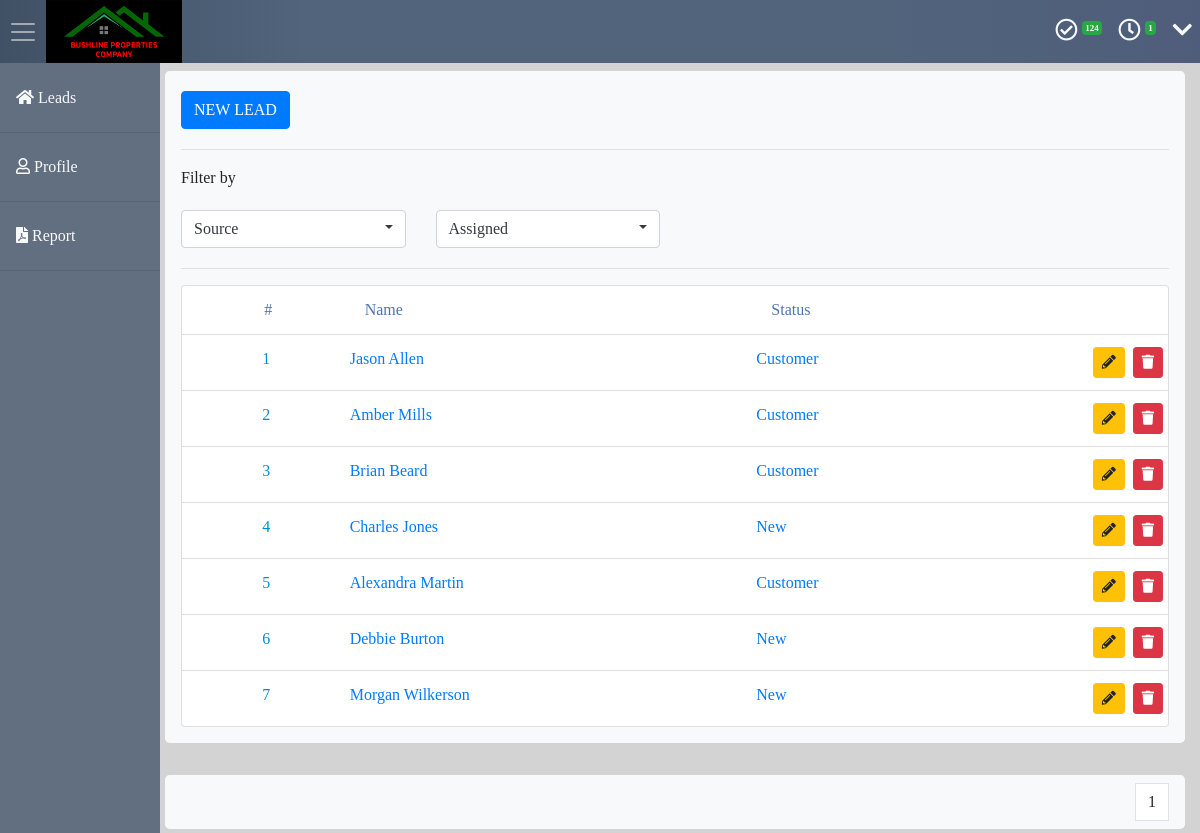
The app's page /?source=Facebook (signed in) with its own data.
### lead/models.py (models this page shows, shortened)
class Lead(models.Model):
    status = models.ForeignKey(Status, on_delete=models.CASCADE)
    source = models.ForeignKey(Source, on_delete=models.CASCADE)
    assigned = models.ForeignKey(User, on_delete=models.CASCADE)
    name = models.CharField(max_length=100)
    location = models.CharField(max_length=100, blank=True, null=True)
    phonenumber = models.CharField(max_length=100)
    email = models.EmailField(blank=True, null=True)
    description = models.TextField(blank=True, null=True)
    trash = models.BooleanField(default=False)
    active = models.BooleanField(default=True)

class Status(models.Model):
    name = models.CharField(max_length=100, default='completed')
    def __str__(self):
        return str(self.name)

### lead/views.py (the view)
# urls.py: path('', views.LeadListView.as_view(), name="lead_list"),
class LeadListView(LoginRequiredMixin, ListView):
    model = Lead
    def get_context_data(self, **kwargs):
        context = super().get_context_data(**kwargs)
        if self.request.user.is_authenticated:
            context['task_count'] = Task.objects.filter(
                author=self.request.user, trash=False).exclude(
                lead__trash=True).all()
            qs = self.get_queryset()
            sort1 = self.request.GET.get('source')
            if sort1:
                qs = qs.filter(source__name=sort1).all()
            sort2 = self.request.GET.get('status')
            if sort2:
                qs = qs.filter(status__name=sort2).all()
            paginator = Paginator(qs, 12)
            page = self.request.GET.get('page')
            leads = paginator.get_page(page)
            context['lead_list'] = leads
            context['reminders'] = Reminder.objects.filter(
                task__completed=False,
                dueDate__gte=timezone.now().today(),  # make sure that the dueDate has not expired
                task__author=self.request.user,  # the user is the one is the owner
                trash=False  # the reminder is not in the trash
            ).all()
            source = Source.objects.all()
            context['source'] = source
            context['status'] = Status.objects.all()
        return context
    def get_queryset(self):
        return Lead.objects.filter(trash=False, assigned=self.request.user).order_by('-pk').all()

### lead/templates/lead/lead_list.html (shortened to what this page needs)
{% extends "lead/base.html" %}
    {% block content %}
    <div class="container">
      <div class="row">
        <div class="col-12">
          <div class="jumbotron p-3 mt-2">
            <div class="buttons">
              <a href="{% url 'lead_new' %}" class="btn btn-sm-mobile text-left btn-primary my-1">NEW LEAD</a>
            </div>
            <hr />
            <div class="filters">
              <p>Filter by</p>
              <div class="row">
                <div class="col-12 col-md-3">
                  <div class="btn-group btn-filters my-1">
                    <button type="button" class="btn btn-secondary text-dark dropdown-toggle" data-toggle="dropdown"
                      aria-haspopup="true" aria-expanded="false">
                      Source
                    </button>
                  </div>
                </div>
                <div class="col-12 col-md-3">
                  <div class="btn-group btn-filters my-1">
                    <button type="button" class="btn btn-secondary text-dark dropdown-toggle" data-toggle="dropdown"
                      aria-haspopup="true" aria-expanded="false">
                      Assigned
                    </button>
                  </div>
                </div>
              </div>
            </div>
            <div class="row">
              <div class="col-12">{% include 'lead/tables.html' with leads=lead_list %}</div>
            </div>
          </div>
          <div class="jumbotron px-3 py-2 mt-2 mb-1 d-flex justify-content-end">
            <nav aria-label="Page navigation">
              <ul class="pagination m-0 ">
                <li class="page-item">
                  <a class="page-link" disabled>{{lead_list.number}}</a>
                </li>
              </ul>
            </nav>
          </div>
        </div>
      </div>
    </div>
    {% endblock content %}

### lead/templates/lead/tables.html
<hr>
<ul id="lead" class="list-group">
    <li class="list-group-item">
        <div class="row text-diff">
            <div class="col-2 text-center">#</div>
            <div class="col-7 col-md-5 ">Name</div>
            <div class="col-3 col-md-2">Status</div>
            <div class="col-md-3 "></div>
        </div>
    </li>
    {% for lead in leads %}
    <li class="list-group-item">
        <div class="row">
            <div class="col-2 pr-1 pl-0 text-center">
                {{ forloop.counter }}
            </div>
            <div class="col-7 col-md-5 px-0 ">
                <a href="/{{lead.pk}}/">
                    {{lead.name}}
                </a>
            </div>
            <div class="col-3 col-md-2 px-0 ">
                <a href="/{{lead.pk}}/">
                    {{lead.status}}
                </a>
            </div>
            <div id="vismd" class="col-12 col-md-3 px-0 text-right">
                <a href="{% url 'lead_edit' pk=lead.pk %}" class="btn btn-warning btn-sm mr-1" data-toggle="tooltip"
                    data-placement="bottom" title="Edit"><i class="fas fa-pencil-alt"></i></a>
                <a href="{% url 'lead_remove' pk=lead.pk %}" class="btn btn-danger btn-sm" data-toggle="tooltip"
                    data-placement="bottom" title="Delete"><i class="fas fa-trash"></i></a>
            </div>
        </div>
    </li>
    {% endfor %}
</ul>

### lead/static/css/style.css (style rules this page uses)
* { margin: 0; padding: 0; }
body { background-color: lightgrey; font-family: "Roboto, 'Helvetica Neue', Helvetica, Arial, sans-serif"; }
.jumbotron { background-color: #f8f9fa!important; }
#lead { color: #008ece; }
.text-diff { color: #4e75ad; }
.btn-filters { width: 100%; }
.btn-filters button { border: 1px solid #ced4da; text-align: left; background-color: #fff !important; }
.btn-filters button::after { float: right; margin-top: .5em; }

### records on screen
Lead: name "Jason Allen", status "Customer"
Lead: name "Amber Mills", status "Customer"
Lead: name "Brian Beard", status "Customer"
Lead: name "Charles Jones", status "New"
Lead: name "Alexandra Martin", status "Customer"
Lead: name "Debbie Burton", status "New"
Lead: name "Morgan Wilkerson", status "New"

### other values on screen
{{ task_count|length }} "124"
{{ reminders|length }} "1"
{{ lead_list.number }} "1"
